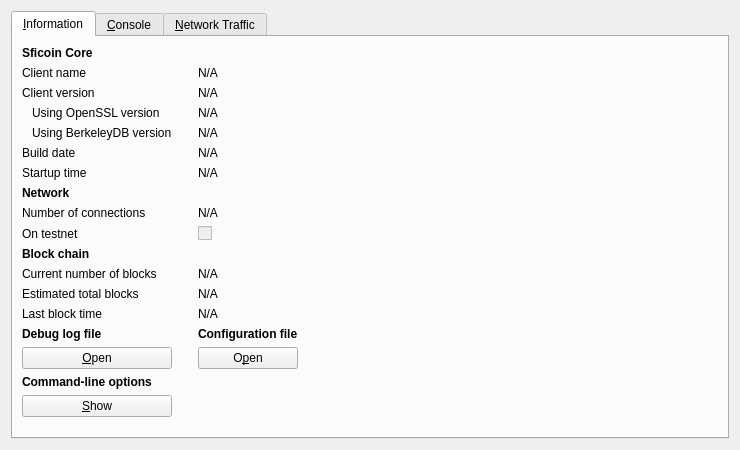
<?xml version="1.0" encoding="UTF-8"?>
<ui version="4.0">
 <class>RPCConsole</class>
 <widget class="QWidget" name="RPCConsole">
  <property name="geometry">
   <rect>
    <x>0</x>
    <y>0</y>
    <width>740</width>
    <height>450</height>
   </rect>
  </property>
  <property name="windowTitle">
   <string>Sficoin - Debug window</string>
  </property>
  <layout class="QVBoxLayout" name="verticalLayout_2">
   <item>
    <widget class="QTabWidget" name="tabWidget">
     <property name="currentIndex">
      <number>0</number>
     </property>
     <widget class="QWidget" name="tab_info">
      <attribute name="title">
       <string>&amp;Information</string>
      </attribute>
      <layout class="QGridLayout" name="gridLayout">
       <item row="15" column="2">
        <widget class="QLabel" name="labelConfigfile">
         <property name="font">
          <font>
           <weight>75</weight>
           <bold>true</bold>
          </font>
         </property>
         <property name="text">
          <string>Configuration file</string>
         </property>
        </widget>
       </item>
       <item row="13" column="2">
        <widget class="QLabel" name="lastBlockTime">
         <property name="cursor">
          <cursorShape>IBeamCursor</cursorShape>
         </property>
         <property name="text">
          <string>N/A</string>
         </property>
         <property name="textFormat">
          <enum>Qt::PlainText</enum>
         </property>
         <property name="textInteractionFlags">
          <set>Qt::LinksAccessibleByMouse|Qt::TextSelectableByKeyboard|Qt::TextSelectableByMouse</set>
         </property>
        </widget>
       </item>
       <item row="11" column="0">
        <widget class="QLabel" name="label_3">
         <property name="text">
          <string>Current number of blocks</string>
         </property>
        </widget>
       </item>
       <item row="11" column="2">
        <widget class="QLabel" name="numberOfBlocks">
         <property name="cursor">
          <cursorShape>IBeamCursor</cursorShape>
         </property>
         <property name="text">
          <string>N/A</string>
         </property>
         <property name="textFormat">
          <enum>Qt::PlainText</enum>
         </property>
         <property name="textInteractionFlags">
          <set>Qt::LinksAccessibleByMouse|Qt::TextSelectableByKeyboard|Qt::TextSelectableByMouse</set>
         </property>
        </widget>
       </item>
       <item row="17" column="0">
        <widget class="QLabel" name="labelCLOptions">
         <property name="font">
          <font>
           <weight>75</weight>
           <bold>true</bold>
          </font>
         </property>
         <property name="text">
          <string>Command-line options</string>
         </property>
        </widget>
       </item>
       <item row="16" column="0">
        <widget class="QPushButton" name="openDebugLogfileButton">
         <property name="toolTip">
          <string>Open the Sficoin debug log file from the current data directory. This can take a few seconds for large log files.</string>
         </property>
         <property name="text">
          <string>&amp;Open</string>
         </property>
         <property name="autoDefault">
          <bool>false</bool>
         </property>
        </widget>
       </item>
       <item row="15" column="0">
        <widget class="QLabel" name="labelDebugLogfile">
         <property name="font">
          <font>
           <weight>75</weight>
           <bold>true</bold>
          </font>
         </property>
         <property name="text">
          <string>Debug log file</string>
         </property>
        </widget>
       </item>
       <item row="18" column="3" rowspan="2">
        <spacer name="horizontalSpacer">
         <property name="orientation">
          <enum>Qt::Horizontal</enum>
         </property>
         <property name="sizeHint" stdset="0">
          <size>
           <width>404</width>
           <height>20</height>
          </size>
         </property>
        </spacer>
       </item>
       <item row="19" column="1">
        <spacer name="verticalSpacer">
         <property name="orientation">
          <enum>Qt::Vertical</enum>
         </property>
         <property name="sizeHint" stdset="0">
          <size>
           <width>20</width>
           <height>40</height>
          </size>
         </property>
        </spacer>
       </item>
       <item row="18" column="0">
        <widget class="QPushButton" name="showCLOptionsButton">
         <property name="toolTip">
          <string>Show the Sficoin-Qt help message to get a list with possible Sficoin command-line options.</string>
         </property>
         <property name="text">
          <string>&amp;Show</string>
         </property>
         <property name="autoDefault">
          <bool>false</bool>
         </property>
        </widget>
       </item>
       <item row="13" column="0">
        <widget class="QLabel" name="label_2">
         <property name="text">
          <string>Last block time</string>
         </property>
        </widget>
       </item>
       <item row="7" column="0">
        <widget class="QLabel" name="label_11">
         <property name="font">
          <font>
           <weight>75</weight>
           <bold>true</bold>
          </font>
         </property>
         <property name="text">
          <string>Network</string>
         </property>
        </widget>
       </item>
       <item row="6" column="2">
        <widget class="QLabel" name="startupTime">
         <property name="cursor">
          <cursorShape>IBeamCursor</cursorShape>
         </property>
         <property name="text">
          <string>N/A</string>
         </property>
         <property name="textFormat">
          <enum>Qt::PlainText</enum>
         </property>
         <property name="textInteractionFlags">
          <set>Qt::LinksAccessibleByMouse|Qt::TextSelectableByKeyboard|Qt::TextSelectableByMouse</set>
         </property>
        </widget>
       </item>
       <item row="6" column="0">
        <widget class="QLabel" name="label_13">
         <property name="text">
          <string>Startup time</string>
         </property>
        </widget>
       </item>
       <item row="9" column="0">
        <widget class="QLabel" name="label_8">
         <property name="text">
          <string>On testnet</string>
         </property>
        </widget>
       </item>
       <item row="8" column="2">
        <widget class="QLabel" name="numberOfConnections">
         <property name="cursor">
          <cursorShape>IBeamCursor</cursorShape>
         </property>
         <property name="text">
          <string>N/A</string>
         </property>
         <property name="textFormat">
          <enum>Qt::PlainText</enum>
         </property>
         <property name="textInteractionFlags">
          <set>Qt::LinksAccessibleByMouse|Qt::TextSelectableByKeyboard|Qt::TextSelectableByMouse</set>
         </property>
        </widget>
       </item>
       <item row="8" column="0">
        <widget class="QLabel" name="label_7">
         <property name="text">
          <string>Number of connections</string>
         </property>
        </widget>
       </item>
       <item row="10" column="0">
        <widget class="QLabel" name="label_10">
         <property name="font">
          <font>
           <weight>75</weight>
           <bold>true</bold>
          </font>
         </property>
         <property name="text">
          <string>Block chain</string>
         </property>
        </widget>
       </item>
       <item row="9" column="2">
        <widget class="QCheckBox" name="isTestNet">
         <property name="enabled">
          <bool>false</bool>
         </property>
         <property name="text">
          <string/>
         </property>
        </widget>
       </item>
       <item row="12" column="0">
        <widget class="QLabel" name="label_4">
         <property name="text">
          <string>Estimated total blocks</string>
         </property>
        </widget>
       </item>
       <item row="12" column="2">
        <widget class="QLabel" name="totalBlocks">
         <property name="cursor">
          <cursorShape>IBeamCursor</cursorShape>
         </property>
         <property name="text">
          <string>N/A</string>
         </property>
         <property name="textFormat">
          <enum>Qt::PlainText</enum>
         </property>
         <property name="textInteractionFlags">
          <set>Qt::LinksAccessibleByMouse|Qt::TextSelectableByKeyboard|Qt::TextSelectableByMouse</set>
         </property>
        </widget>
       </item>
       <item row="2" column="2">
        <widget class="QLabel" name="clientVersion">
         <property name="cursor">
          <cursorShape>IBeamCursor</cursorShape>
         </property>
         <property name="text">
          <string>N/A</string>
         </property>
         <property name="textFormat">
          <enum>Qt::PlainText</enum>
         </property>
         <property name="textInteractionFlags">
          <set>Qt::LinksAccessibleByMouse|Qt::TextSelectableByKeyboard|Qt::TextSelectableByMouse</set>
         </property>
        </widget>
       </item>
       <item row="4" column="0">
        <widget class="QLabel" name="label_berkeleyDBVersion">
         <property name="text">
          <string>Using BerkeleyDB version</string>
         </property>
         <property name="indent">
          <number>10</number>
         </property>
        </widget>
       </item>
       <item row="3" column="0">
        <widget class="QLabel" name="label_14">
         <property name="text">
          <string>Using OpenSSL version</string>
         </property>
         <property name="indent">
          <number>10</number>
         </property>
        </widget>
       </item>
       <item row="3" column="2">
        <widget class="QLabel" name="openSSLVersion">
         <property name="cursor">
          <cursorShape>IBeamCursor</cursorShape>
         </property>
         <property name="text">
          <string>N/A</string>
         </property>
         <property name="textFormat">
          <enum>Qt::PlainText</enum>
         </property>
         <property name="textInteractionFlags">
          <set>Qt::LinksAccessibleByMouse|Qt::TextSelectableByKeyboard|Qt::TextSelectableByMouse</set>
         </property>
        </widget>
       </item>
       <item row="4" column="2">
        <widget class="QLabel" name="berkeleyDBVersion">
         <property name="cursor">
          <cursorShape>IBeamCursor</cursorShape>
         </property>
         <property name="text">
          <string>N/A</string>
         </property>
         <property name="textFormat">
          <enum>Qt::PlainText</enum>
         </property>
         <property name="textInteractionFlags">
          <set>Qt::LinksAccessibleByMouse|Qt::TextSelectableByKeyboard|Qt::TextSelectableByMouse</set>
         </property>
        </widget>
       </item>
       <item row="5" column="0">
        <widget class="QLabel" name="label_12">
         <property name="text">
          <string>Build date</string>
         </property>
        </widget>
       </item>
       <item row="5" column="2">
        <widget class="QLabel" name="buildDate">
         <property name="cursor">
          <cursorShape>IBeamCursor</cursorShape>
         </property>
         <property name="text">
          <string>N/A</string>
         </property>
         <property name="textFormat">
          <enum>Qt::PlainText</enum>
         </property>
         <property name="textInteractionFlags">
          <set>Qt::LinksAccessibleByMouse|Qt::TextSelectableByKeyboard|Qt::TextSelectableByMouse</set>
         </property>
        </widget>
       </item>
       <item row="2" column="0">
        <widget class="QLabel" name="label_6">
         <property name="text">
          <string>Client version</string>
         </property>
        </widget>
       </item>
       <item row="0" column="0">
        <widget class="QLabel" name="label_9">
         <property name="font">
          <font>
           <weight>75</weight>
           <bold>true</bold>
          </font>
         </property>
         <property name="text">
          <string>Sficoin Core</string>
         </property>
        </widget>
       </item>
       <item row="1" column="2">
        <widget class="QLabel" name="clientName">
         <property name="cursor">
          <cursorShape>IBeamCursor</cursorShape>
         </property>
         <property name="text">
          <string>N/A</string>
         </property>
         <property name="textFormat">
          <enum>Qt::PlainText</enum>
         </property>
         <property name="textInteractionFlags">
          <set>Qt::LinksAccessibleByMouse|Qt::TextSelectableByKeyboard|Qt::TextSelectableByMouse</set>
         </property>
        </widget>
       </item>
       <item row="1" column="0">
        <widget class="QLabel" name="label_5">
         <property name="text">
          <string>Client name</string>
         </property>
        </widget>
       </item>
       <item row="14" column="2">
        <spacer name="verticalSpacer_2">
         <property name="orientation">
          <enum>Qt::Vertical</enum>
         </property>
         <property name="sizeHint" stdset="0">
          <size>
           <width>20</width>
           <height>20</height>
          </size>
         </property>
        </spacer>
       </item>
       <item row="16" column="2">
        <widget class="QPushButton" name="openConfigurationfileButton">
         <property name="toolTip">
          <string>Open the Sficoin configuration file from the current data directory.</string>
         </property>
         <property name="text">
          <string>O&amp;pen</string>
         </property>
         <property name="autoDefault">
          <bool>false</bool>
         </property>
        </widget>
       </item>
      </layout>
     </widget>
     <widget class="QWidget" name="tab_console">
      <attribute name="title">
       <string>&amp;Console</string>
      </attribute>
      <layout class="QVBoxLayout" name="verticalLayout_3">
       <property name="spacing">
        <number>3</number>
       </property>
       <item>
        <widget class="QTextEdit" name="messagesWidget">
         <property name="minimumSize">
          <size>
           <width>0</width>
           <height>100</height>
          </size>
         </property>
         <property name="readOnly">
          <bool>true</bool>
         </property>
         <property name="tabKeyNavigation" stdset="0">
          <bool>false</bool>
         </property>
         <property name="columnCount" stdset="0">
          <number>2</number>
         </property>
        </widget>
       </item>
       <item>
        <layout class="QHBoxLayout" name="horizontalLayout">
         <property name="spacing">
          <number>3</number>
         </property>
         <item>
          <widget class="QLabel" name="label">
           <property name="text">
            <string notr="true">&gt;</string>
           </property>
          </widget>
         </item>
         <item>
          <widget class="QLineEdit" name="lineEdit"/>
         </item>
         <item>
          <widget class="QPushButton" name="clearButton">
           <property name="maximumSize">
            <size>
             <width>24</width>
             <height>24</height>
            </size>
           </property>
           <property name="toolTip">
            <string>Clear console</string>
           </property>
           <property name="text">
            <string/>
           </property>
           <property name="icon">
            <iconset resource="../bitcoin.qrc">
             <normaloff>:/icons/remove</normaloff>:/icons/remove</iconset>
           </property>
           <property name="shortcut">
            <string notr="true">Ctrl+L</string>
           </property>
           <property name="autoDefault">
            <bool>false</bool>
           </property>
          </widget>
         </item>
        </layout>
       </item>
      </layout>
     </widget>
     <widget class="QWidget" name="tab_nettraffic">
      <attribute name="title">
       <string>&amp;Network Traffic</string>
      </attribute>
      <layout class="QHBoxLayout" name="horizontalLayout_3">
       <item>
        <layout class="QVBoxLayout" name="verticalLayout_4">
         <item>
          <widget class="TrafficGraphWidget" name="trafficGraph" native="true">
           <property name="sizePolicy">
            <sizepolicy hsizetype="Expanding" vsizetype="Expanding">
             <horstretch>0</horstretch>
             <verstretch>0</verstretch>
            </sizepolicy>
           </property>
          </widget>
         </item>
         <item>
          <layout class="QHBoxLayout" name="horizontalLayout_2">
           <item>
            <widget class="QSlider" name="sldGraphRange">
             <property name="minimum">
              <number>1</number>
             </property>
             <property name="maximum">
              <number>288</number>
             </property>
             <property name="pageStep">
              <number>12</number>
             </property>
             <property name="value">
              <number>6</number>
             </property>
             <property name="orientation">
              <enum>Qt::Horizontal</enum>
             </property>
            </widget>
           </item>
           <item>
            <widget class="QLabel" name="lblGraphRange">
             <property name="minimumSize">
              <size>
               <width>100</width>
               <height>0</height>
              </size>
             </property>
             <property name="alignment">
              <set>Qt::AlignCenter</set>
             </property>
            </widget>
           </item>
           <item>
            <widget class="QPushButton" name="btnClearTrafficGraph">
             <property name="text">
              <string>&amp;Clear</string>
             </property>
             <property name="autoDefault">
              <bool>false</bool>
             </property>
            </widget>
           </item>
          </layout>
         </item>
        </layout>
       </item>
       <item>
        <layout class="QVBoxLayout" name="verticalLayout">
         <item>
          <widget class="QGroupBox" name="groupBox">
           <property name="title">
            <string>Totals</string>
           </property>
           <layout class="QVBoxLayout" name="verticalLayout_5">
            <item>
             <layout class="QHBoxLayout" name="horizontalLayout_4">
              <item>
               <widget class="Line" name="line">
                <property name="sizePolicy">
                 <sizepolicy hsizetype="Fixed" vsizetype="Fixed">
                  <horstretch>0</horstretch>
                  <verstretch>0</verstretch>
                 </sizepolicy>
                </property>
                <property name="minimumSize">
                 <size>
                  <width>10</width>
                  <height>0</height>
                 </size>
                </property>
                <property name="palette">
                 <palette>
                  <active>
                   <colorrole role="Light">
                    <brush brushstyle="SolidPattern">
                     <color alpha="255">
                      <red>0</red>
                      <green>255</green>
                      <blue>0</blue>
                     </color>
                    </brush>
                   </colorrole>
                  </active>
                  <inactive>
                   <colorrole role="Light">
                    <brush brushstyle="SolidPattern">
                     <color alpha="255">
                      <red>0</red>
                      <green>255</green>
                      <blue>0</blue>
                     </color>
                    </brush>
                   </colorrole>
                  </inactive>
                  <disabled>
                   <colorrole role="Light">
                    <brush brushstyle="SolidPattern">
                     <color alpha="255">
                      <red>0</red>
                      <green>255</green>
                      <blue>0</blue>
                     </color>
                    </brush>
                   </colorrole>
                  </disabled>
                 </palette>
                </property>
                <property name="orientation">
                 <enum>Qt::Horizontal</enum>
                </property>
               </widget>
              </item>
              <item>
               <widget class="QLabel" name="label_16">
                <property name="text">
                 <string>Received:</string>
                </property>
               </widget>
              </item>
              <item>
               <widget class="QLabel" name="lblBytesIn">
                <property name="minimumSize">
                 <size>
                  <width>50</width>
                  <height>0</height>
                 </size>
                </property>
                <property name="alignment">
                 <set>Qt::AlignRight|Qt::AlignTrailing|Qt::AlignVCenter</set>
                </property>
               </widget>
              </item>
             </layout>
            </item>
            <item>
             <layout class="QHBoxLayout" name="horizontalLayout_5">
              <item>
               <widget class="Line" name="line_2">
                <property name="sizePolicy">
                 <sizepolicy hsizetype="Fixed" vsizetype="Fixed">
                  <horstretch>0</horstretch>
                  <verstretch>0</verstretch>
                 </sizepolicy>
                </property>
                <property name="minimumSize">
                 <size>
                  <width>10</width>
                  <height>0</height>
                 </size>
                </property>
                <property name="palette">
                 <palette>
                  <active>
                   <colorrole role="Light">
                    <brush brushstyle="SolidPattern">
                     <color alpha="255">
                      <red>255</red>
                      <green>0</green>
                      <blue>0</blue>
                     </color>
                    </brush>
                   </colorrole>
                  </active>
                  <inactive>
                   <colorrole role="Light">
                    <brush brushstyle="SolidPattern">
                     <color alpha="255">
                      <red>255</red>
                      <green>0</green>
                      <blue>0</blue>
                     </color>
                    </brush>
                   </colorrole>
                  </inactive>
                  <disabled>
                   <colorrole role="Light">
                    <brush brushstyle="SolidPattern">
                     <color alpha="255">
                      <red>255</red>
                      <green>0</green>
                      <blue>0</blue>
                     </color>
                    </brush>
                   </colorrole>
                  </disabled>
                 </palette>
                </property>
                <property name="orientation">
                 <enum>Qt::Horizontal</enum>
                </property>
               </widget>
              </item>
              <item>
               <widget class="QLabel" name="label_17">
                <property name="text">
                 <string>Sent:</string>
                </property>
               </widget>
              </item>
              <item>
               <widget class="QLabel" name="lblBytesOut">
                <property name="minimumSize">
                 <size>
                  <width>50</width>
                  <height>0</height>
                 </size>
                </property>
                <property name="alignment">
                 <set>Qt::AlignRight|Qt::AlignTrailing|Qt::AlignVCenter</set>
                </property>
               </widget>
              </item>
             </layout>
            </item>
            <item>
             <spacer name="verticalSpacer_4">
              <property name="orientation">
               <enum>Qt::Vertical</enum>
              </property>
              <property name="sizeHint" stdset="0">
               <size>
                <width>20</width>
                <height>407</height>
               </size>
              </property>
             </spacer>
            </item>
           </layout>
          </widget>
         </item>
        </layout>
       </item>
      </layout>
     </widget>
    </widget>
   </item>
  </layout>
 </widget>
 <customwidgets>
  <customwidget>
   <class>TrafficGraphWidget</class>
   <extends>QWidget</extends>
   <header>trafficgraphwidget.h</header>
   <container>1</container>
   <slots>
    <slot>clear()</slot>
   </slots>
  </customwidget>
 </customwidgets>
 <resources>
  <include location="../bitcoin.qrc"/>
 </resources>
 <connections/>
</ui>
